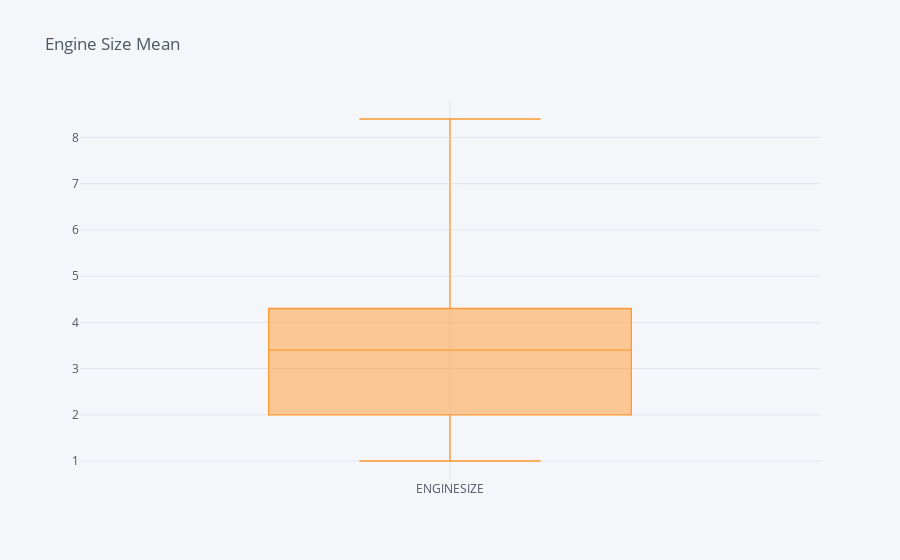

Source (notebook cell):
### Code cell
co2_df['ENGINESIZE'].iplot(kind='box', title='Engine Size Mean')

### Figure 1 — Plotly figure (JSON) as saved in the notebook; plotly's stock layout.template omitted (floating-point values rounded to 4 significant figures; data arrays with more than 128 entries replaced by an {"elided": "..."} marker saying what was removed)
{"data": [{"boxpoints": false, "line": {"width": 1.3}, "marker": {"color": "rgba(255, 153, 51, 1.0)"}, "name": "ENGINESIZE", "orientation": "v", "type": "box", "y": {"elided": "1067 float values"}}], "layout": {"legend": {"bgcolor": "#F5F6F9", "font": {"color": "#4D5663"}}, "paper_bgcolor": "#F5F6F9", "plot_bgcolor": "#F5F6F9", "title": {"font": {"color": "#4D5663"}, "text": "Engine Size Mean"}, "xaxis": {"gridcolor": "#E1E5ED", "showgrid": true, "tickfont": {"color": "#4D5663"}, "title": {"font": {"color": "#4D5663"}, "text": ""}, "zerolinecolor": "#E1E5ED"}, "yaxis": {"gridcolor": "#E1E5ED", "showgrid": true, "tickfont": {"color": "#4D5663"}, "title": {"font": {"color": "#4D5663"}, "text": ""}, "zerolinecolor": "#E1E5ED"}}}
